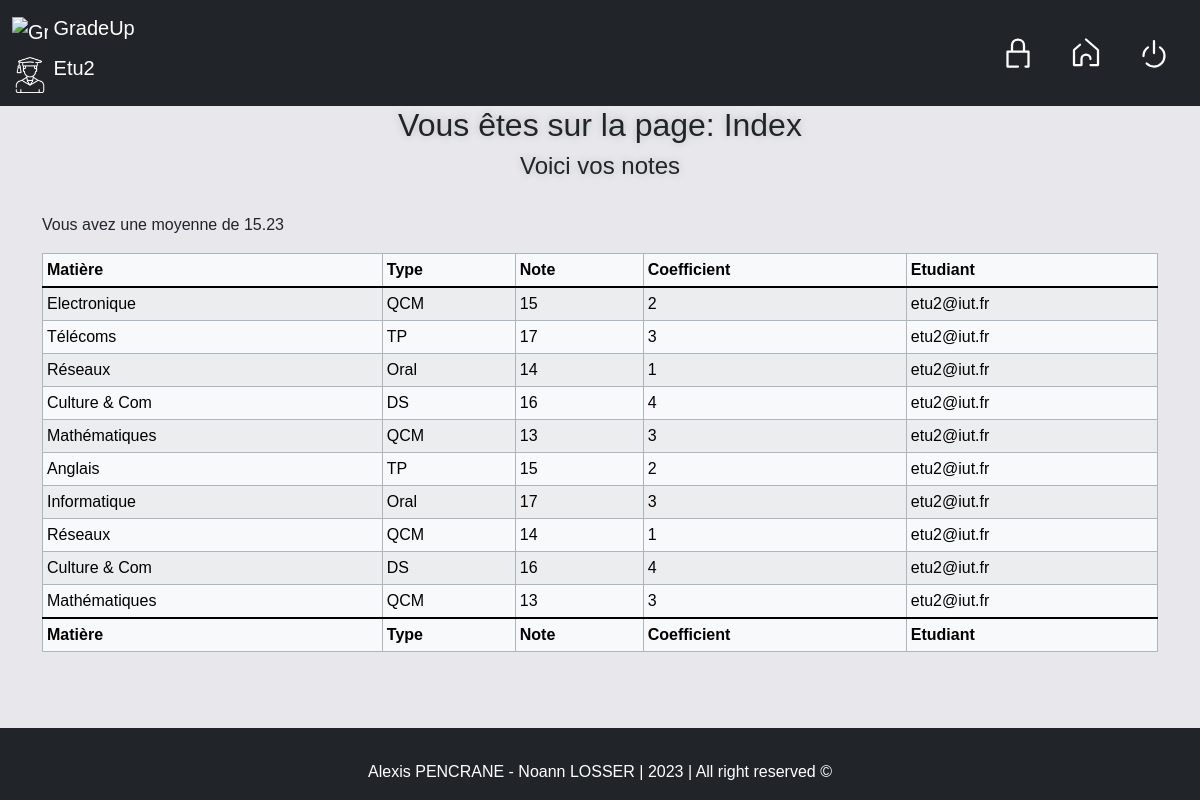
Screenshot of /index.php (signed in) with the database file from the repository.
### tables this page shows
CREATE TABLE "Comptes" (
	"login"	VARCHAR NOT NULL,
	"motdepasse"	VARCHAR NOT NULL DEFAULT 'lannion',
	"statut"	VARCHAR NOT NULL DEFAULT 'utilisateur',
	"profilepicture"	TEXT DEFAULT '/assets/profilepicture/etu.png',
	PRIMARY KEY("login"),
	CONSTRAINT "chk_statut" CHECK("statut" IN ('administrateur', 'professeur', 'utilisateur'))
);

CREATE TABLE "Matieres" (
	"NoMat"	INTEGER,
	"NomMat"	VARCHAR(20) NOT NULL CHECK("NomMat" IN ('Informatique', 'Electronique', 'Télécoms', 'Réseaux', 'Anglais', 'Culture & Com', 'Mathématiques')),
	"Image"	TEXT NOT NULL DEFAULT 'assets/mat/missing.svg',
	PRIMARY KEY("NoMat" AUTOINCREMENT)
);

CREATE TABLE "Notes" (
	"NoNote"	INTEGER,
	"NomNote"	VARCHAR(20) NOT NULL CHECK("NomNote" IN ('TP', 'QCM', 'Oral', 'DS', 'TestTP')),
	PRIMARY KEY("NoNote" AUTOINCREMENT)
);

CREATE TABLE "NotesMatieres" (
	"id"	INTEGER NOT NULL,
	"login"	VARCHAR NOT NULL,
	"noMat"	INTEGER NOT NULL,
	"noNote"	INTEGER NOT NULL,
	"Coefficient"	INTEGER NOT NULL CHECK("Coefficient" >= 1 AND "Coefficient" <= 5),
	"note"	INTEGER NOT NULL CHECK("note" >= 0 AND "note" <= 20),
	CONSTRAINT "fk_Matieres" FOREIGN KEY("noMat") REFERENCES "Matieres"("noMat") ON DELETE CASCADE ON UPDATE CASCADE,
	CONSTRAINT "fk_Utilisateurs" FOREIGN KEY("login") REFERENCES "Comptes"("login") ON DELETE CASCADE ON UPDATE CASCADE,
	CONSTRAINT "fk_Notes" FOREIGN KEY("noNote") REFERENCES "Notes"("noNote") ON DELETE CASCADE ON UPDATE CASCADE,
	PRIMARY KEY("id" AUTOINCREMENT)
);

### functions.php (the view, shortened to what this page needs)
<?php
function menu()
{
    $connexion = "<li class='nav-item'><a class='nav-link' href='connexion.php'><img src='assets/icons/connexion.svg' alt='Connexion' title='Connexion' class='icon'></a></li>";
    $index = "<li class='nav-item'><a class='nav-link' href='index.php'><img src='assets/icons/home.svg' alt='Accueil' title='Accueil' class='icon'></a></li>";
    $deconnexion = "<li class='nav-item'><a class='nav-link' href='connexion.php?action=logout'><img src='assets/icons/deconnexion.svg' alt='Deconnexion' title='Deconnexion' class='icon'></a></li>";
    if (!isset($_SESSION['uRole'])) {
        echo $connexion;
    } else if ($_SESSION['uRole'] == "utilisateur") {
        echo $connexion;
        echo $index;
        echo $deconnexion;
    }
}
function afficheNotes($notes)
{
    $matieres = getMatieres();
    $types = getTypeNotes();
    echo '<table class="table table-light table-striped table-hover table-bordered border-dark-subtle table-sm"><thead><tr><th>Matière</th><th>Type</th><th>Note</th><th>Coefficient</th>';
    if ((strtolower(explode('.', basename($_SERVER['PHP_SELF']))[0]) == "insertion") || (strtolower(explode('.', basename($_SERVER['PHP_SELF']))[0]) == "index")) {
        echo '<th>Etudiant</th>';
    }
    echo '</tr></thead><tbody class="table-group-divider">';
    foreach ($notes as $note) {
        foreach ($matieres as $matiere) {
            foreach ($types as $type) {
                if ($note['noMat'] == $matiere['NoMat']) {
                    if ($note['noNote'] == $type['NoNote']) {
                        if (strtolower(explode('.', basename($_SERVER['PHP_SELF']))[0]) == "modification") {
                            echo '<tr><td><img src="' . getMatPicture($matiere['NomMat']) . '" title="' . $matiere['NomMat'] . '" alt="' . $matiere['NomMat'] . '" class="matiere-icon"> ' . $matiere['NomMat'] . '</td><td>' . $type['NomNote'] . '</td><td>' . $note['note'] . '</td><td>' . $note['Coefficient'] . '</td><td>' . $note['login'] . '</td><td><a href="modification.php?id=' . $note['id'] . '"><img src="assets/icons/select.svg" alt="Séléctioner" class="select"></a></td></tr>';
                        } elseif ((strtolower(explode('.', basename($_SERVER['PHP_SELF']))[0]) == "insertion") || (strtolower(explode('.', basename($_SERVER['PHP_SELF']))[0]) == "index")) {
                            echo '<tr><td>' . $matiere['NomMat'] . '</td><td>' . $type['NomNote'] . '</td><td>' . $note['note'] . '</td><td>' . $note['Coefficient'] . '</td><td>' . $note['login'] . '</td></tr>';
                        } else {
                            echo '<tr><td><img src="' . getMatPicture($matiere['NomMat']) . '" title="' . $matiere['NomMat'] . '" alt="' . $matiere['NomMat'] . '" class="matiere-icon"> ' . $matiere['NomMat'] . '</td><td>' . $type['NomNote'] . '</td><td>' . $note['note'] . '</td><td>' . $note['Coefficient'] . '</td></tr>';
                        }
                    }
                }
            }
        }
    }
    echo '</tbody><tfoot class="table-group-divider"><tr><th>Matière</th><th>Type</th><th>Note</th><th>Coefficient</th>';
    if ((strtolower(explode('.', basename($_SERVER['PHP_SELF']))[0]) == "insertion") || (strtolower(explode('.', basename($_SERVER['PHP_SELF']))[0]) == "index")) {
        echo '<th>Etudiant</th>';
    }
    echo '</tr></tfoot></table>';
}
function getProfilePicture($etu)
{
    $resultat = false;
    try {
        $db = new PDO('sqlite:db/db.sqlite');
        $rq = 'SELECT profilepicture FROM Comptes WHERE (login = "' . $etu . '")';
        $resultat = $db->query($rq);
        $resultat = $resultat->fetch(PDO::FETCH_ASSOC);
        $resultat = $resultat['profilepicture'];
    } catch (PDOException $e) {
        echo $e->getMessage();
    }
    return $resultat;
}
function getAllNotes()
{
    $notes = false;
    try {
        $db = new PDO('sqlite:db/db.sqlite');
        $rq = 'SELECT * FROM NotesMatieres';
        $resultat = $db->query($rq);
        $notes = $resultat->fetchAll(PDO::FETCH_ASSOC);
    } catch (Exception $e) {
        echo "erreur de connection a la BDO";
    }
    return $notes;
}
function getNotesByEtu($notes, $login)
{
    $resultat = array();
    if (($login == "") ||($login == 'all')) {
        $resultat = $notes;
    } else {
        foreach ($notes as $note) {
            if ($note['login'] == $login) {
                array_push($resultat, $note);
            }
        }
    }
    return $resultat;
}
function getMatieres()
{
    $matieres = false;
    try {
        $db = new PDO('sqlite:db/db.sqlite');
        $rq = 'SELECT noMat, nomMat FROM Matieres';
        $resultat = $db->query($rq);
        $matieres = $resultat->fetchAll(PDO::FETCH_ASSOC);
    } catch (Exception $e) {
        echo "erreur de connection a la BDO";
    }
    return $matieres;
}
function getTypeNotes()
{
    $type = false;
    try {
        $db = new PDO('sqlite:db/db.sqlite');
        $rq = 'SELECT noNote, nomNote FROM Notes';
        $resultat = $db->query($rq);
        $type = $resultat->fetchAll(PDO::FETCH_ASSOC);
    } catch (Exception $e) {
        echo "erreur de connection a la BDO";
    }
    return $type;
}
function getMoyenneByEtu($login)
{
    $moyenne = false;
    $coefficients = 0;
    $notes = getNotesByEtu(getAllNotes(), $login);
    foreach ($notes as $note) {
        $moyenne += $note['note'] * $note['Coefficient'];
        $coefficients += $note['Coefficient'];
    }
    return round($moyenne / $coefficients, 2);
}

### index.php (shortened to what this page needs)
<?php
include "functions.php";
?>
<!DOCTYPE html>
<html lang="en">
<head>
    <link rel="stylesheet" type="text/css" href="css/bootstrap.min.css">
    <link rel="stylesheet" type="text/css" href="css/style.css">
</head>
<body>
    <nav class="navbar sticky-top navbar-expand-lg navbar-dark bg-dark">
        <div class="container-fluid">
            <a class="navbar-brand">
                <div>
                    <img src="assets/icons/logo.png" alt="GradeUp Logo" class="d-inline-block align-text-top">
                    GradeUp
                </div>
                <div class="profile">
                    <img src="<?php echo getProfilePicture($_SESSION['uLogin']); ?>" alt="Profile Icon"
                        class="d-inline-block align-text-top">
                    <?php
                    echo ucfirst(explode('@', $_SESSION['uLogin'])[0]);
                    ?>
                </div>
            </a>
            <div class="" id="navbarNav">
                <ul class="nav justify-content-center">
                    <?php
                    menu();
                    ?>
                </ul>
            </div>
        </div>
    </nav>
    <main>
        <?php
        echo "<h2>Vous êtes sur la page: " . ucfirst(explode('.', basename($_SERVER['PHP_SELF']))[0]) . "</h2>";
        if ($_SESSION['uRole'] == "utilisateur") {
            echo "<h4>Voici vos notes</h4>";
            echo "<br><div class='container'>";
            echo "<p>Vous avez une moyenne de " . getMoyenneByEtu($_SESSION['uLogin']) . "</p>";
            afficheNotes(getNotesByEtu(getAllNotes(), $_SESSION['uLogin']));
            echo "</div>";
        }
        ?>
        <div id="under-footer"> </div>
    </main>
    <footer id="footer" class="footer fixed-bottom bg-dark light-text">
        <div class="container text-center">
            <span>Alexis PENCRANE - Noann LOSSER | 2023 | All right reserved &copy;</span>
        </div>
    </footer>
</body>
</html>

### css/style.css (style rules this page uses)
* { font-family: 'Raleway', sans-serif; }
footer { padding: 1rem; }
.light-text { color: #fff; }
nav img { width: 2.25rem; height:2.25rem; }
nav li img { filter: grayscale(100%) invert(100%); }
h2, h3, h4 { text-align: center; text-shadow: 0 0 10px rgba(0, 0, 0, 0.2); }
table td { min-width: 10px; }
#under-footer { color: transparent; }
div.profile img { filter: grayscale(0%) invert(100%); }

### rows the page displays
comptes: profilepicture (picture)
notesmatieres: note "15", Coefficient "2", login "etu2@iut.fr"
matieres: NomMat "Electronique"
notes: NomNote "QCM"
notesmatieres: note "17", Coefficient "3", login "etu2@iut.fr"
matieres: NomMat "Télécoms"
notes: NomNote "TP"
notesmatieres: note "14", Coefficient "1", login "etu2@iut.fr"
matieres: NomMat "Réseaux"
notes: NomNote "Oral"
notesmatieres: note "16", Coefficient "4", login "etu2@iut.fr"
matieres: NomMat "Culture & Com"
notes: NomNote "DS"
notesmatieres: note "13", Coefficient "3", login "etu2@iut.fr"
matieres: NomMat "Mathématiques"
notesmatieres: note "15", Coefficient "2", login "etu2@iut.fr"
matieres: NomMat "Anglais"
notesmatieres: note "17", Coefficient "3", login "etu2@iut.fr"
matieres: NomMat "Informatique"
notesmatieres: note "14", Coefficient "1", login "etu2@iut.fr"
notesmatieres: note "16", Coefficient "4", login "etu2@iut.fr"
notesmatieres: note "13", Coefficient "3", login "etu2@iut.fr"

### other values shown
explode('@', $_SESSION['uLogin'])[0] "Etu2"
explode('.', basename($_SERVER['PHP_SELF']))[0] "Index"
getMoyenneByEtu($_SESSION['uLogin']) "15.23"
